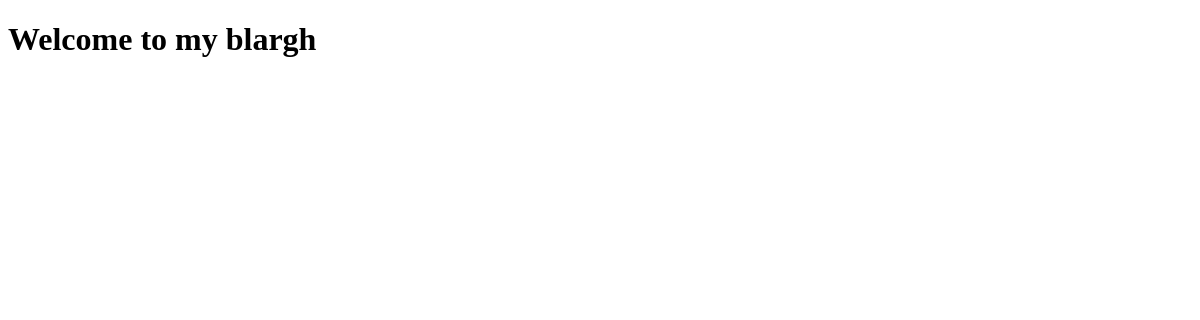
Before: / with the older database file.
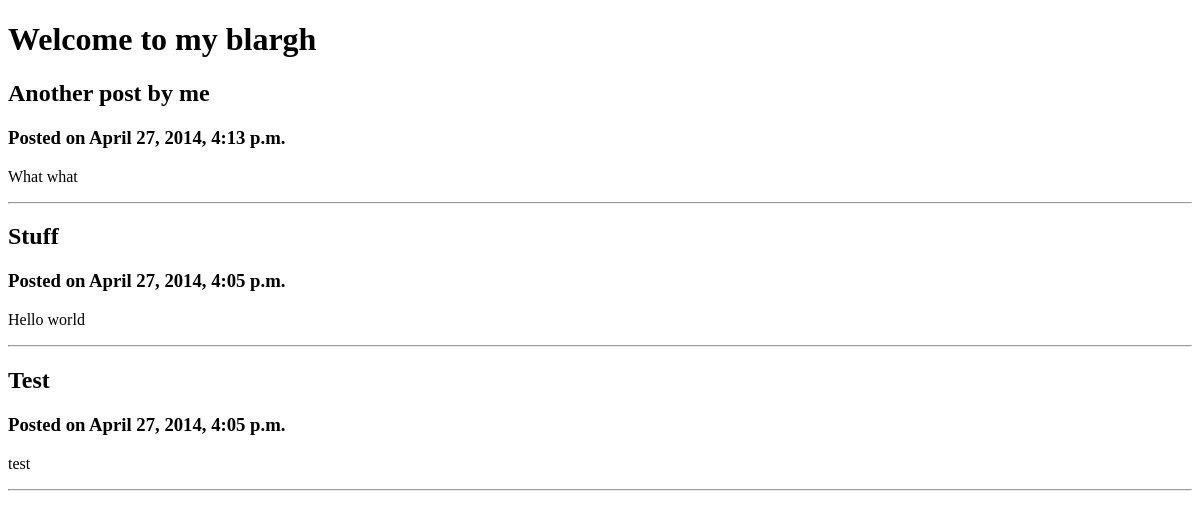
After: the same page with the newer database file.
### blog/models.py (models this page shows)
class BlogPosts(models.Model):
    title = models.CharField(max_length=100)
    author = models.CharField(max_length=40)
    date = models.DateTimeField()
    textbody = models.TextField()

### blog/views.py (the view)
# urls.py: url(r'^$', 'blog.views.home', name='home'),
def home(request):
    blogposts = BlogPosts.objects.all()[:10:-1]
    return render(request, 'index.html', {'blogposts': blogposts})

### blog/templates/index.html (shortened to what this page needs)
<!DOCTYPE html>
<html>
    <head>
    </head>
    <body>
        <h1>Welcome to my blargh</h1>
        {% for post in blogposts %}
            <div class="blogposts">
                <h2>{{ post.title }}</h2>
                <h3>Posted on {{ post.date }}</h3></h3>
                <p>{{ post.textbody }}</p>
                <hr />
            </div>
        {% endfor%}
    </body>
</html>

Changed rows visible on the page:
added BlogPosts: title "Another post by me", date "April 27, 2014, 4:13 p.m.", textbody "What what"
added BlogPosts: title "Stuff", date "April 27, 2014, 4:05 p.m.", textbody "Hello world"
added BlogPosts: title "Test", date "April 27, 2014, 4:05 p.m.", textbody "test"
